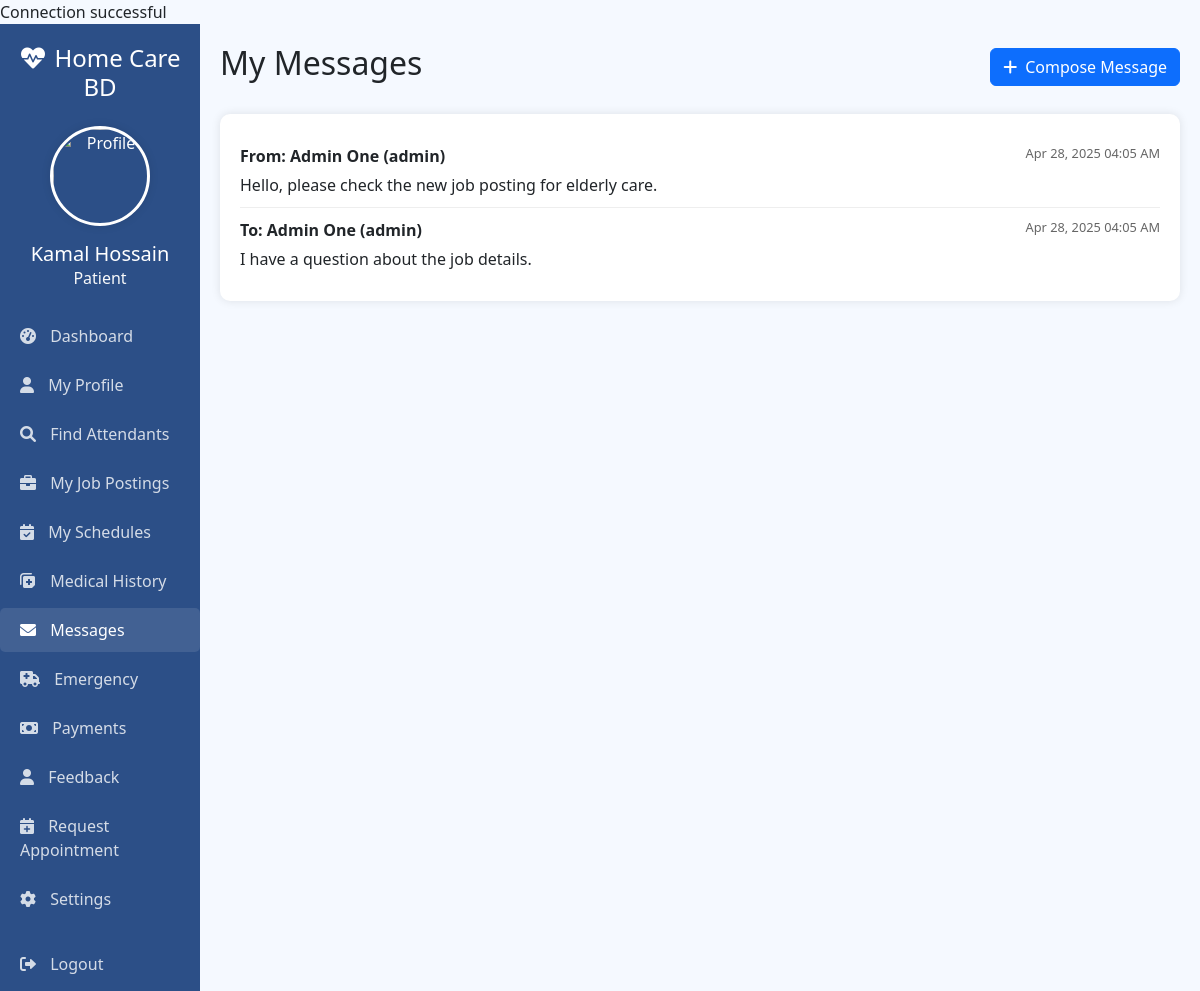
Page /patient/messages.php (signed in) on the committed database.
### tables this page shows
CREATE TABLE `messages` (
  `Message_ID` int(11) NOT NULL,
  `Sender_ID` int(11) DEFAULT NULL,
  `Receiver_ID` int(11) DEFAULT NULL,
  `Message` text NOT NULL,
  `Status` enum('read','unread') DEFAULT 'unread',
  `Created_at` datetime DEFAULT current_timestamp()
);

CREATE TABLE `users` (
  `User_ID` int(11) NOT NULL,
  `Name` varchar(100) DEFAULT NULL,
  `Username` varchar(50) DEFAULT NULL,
  `Birth_date` date DEFAULT NULL,
  `Email` varchar(100) DEFAULT NULL,
  `Password` varchar(255) NOT NULL,
  `Phone` varchar(20) DEFAULT NULL,
  `Verification_status` enum('pending','verified','rejected') DEFAULT 'pending',
  `Role` enum('attendant','patient','admin') DEFAULT NULL
);

### patient/messages.php (the view, shortened to what this page needs)
<?php
$user_id = $_SESSION['user_id'];
$name = $_SESSION['name'] ?? 'Patient';
require_once '../dbconnect.php';
$messages = null;
$stmt = $conn->prepare("SELECT m.*,
                       sender_u.Name as SenderName, sender_u.Role as SenderRole,
                       receiver_u.Name as ReceiverName, receiver_u.Role as ReceiverRole
                       FROM messages m
                       JOIN users sender_u ON m.Sender_ID = sender_u.User_ID
                       JOIN users receiver_u ON m.Receiver_ID = receiver_u.User_ID
                       WHERE m.Sender_ID = ? OR m.Receiver_ID = ?
                       ORDER BY m.Created_at DESC");
if ($stmt) {
    $stmt->bind_param("ii", $user_id, $user_id);
    $stmt->execute();
    $messages = $stmt->get_result();
} else {
    $error_message = "Database error: Could not prepare statement to fetch messages. " . $conn->error;
}
?>
<!DOCTYPE html>
<html lang="en">
<head>
    <link href="https://cdn.jsdelivr.net/npm/bootstrap@5.3.0-alpha1/dist/css/bootstrap.min.css" rel="stylesheet">
    <link rel="stylesheet" href="https://cdnjs.cloudflare.com/ajax/libs/font-awesome/6.0.0-beta3/css/all.min.css">
</head>
<body>
    <div class="container-fluid">
        <div class="row">
            <div class="col-md-3 col-lg-2 px-0 sidebar">
                <div class="text-center mb-4">
                    <h4 class="mb-0"><i class="fas fa-heartbeat me-2"></i>Home Care BD</h4>
                </div>
                 <div class="text-center mb-4">
                    <img src="../images/avatar-placeholder.jpg" class="profile-image mb-3" alt="Profile">
                    <h5 class="mb-0"><?php echo htmlspecialchars($name); ?></h5>
                    <p class="text-light mb-0">Patient</p>
                </div>
                <ul class="nav flex-column">
                    <li class="nav-item">
                        <a class="nav-link" href="dashboard.php">
                            <i class="fas fa-tachometer-alt"></i> Dashboard
                        </a>
                    </li>
                     <li class="nav-item">
                        <a class="nav-link" href="profile.php"> <i class="fas fa-user"></i> My Profile
                        </a>
                    </li>
                    <li class="nav-item">
                        <a class="nav-link" href="job_posting.php"> <i class="fas fa-search"></i> Find Attendants
                        </a>
                    </li>
                    <li class="nav-item">
                        <a class="nav-link" href="view_my_jobs.php"> <i class="fas fa-briefcase"></i> My Job Postings
                        </a>
                    </li>
                    <li class="nav-item">
                        <a class="nav-link" href="schedules.php"> <i class="fas fa-calendar-check"></i> My Schedules
                        </a>
                    </li>
                     <li class="nav-item">
                        <a class="nav-link" href="medical_history.php"> <i class="fas fa-notes-medical"></i> Medical History
                        </a>
                    </li>
                    <li class="nav-item">
                        <a class="nav-link active" href="messages.php"> <i class="fas fa-envelope"></i> Messages
                        </a>
                    </li>
                    <li class="nav-item">
                        <a class="nav-link" href="emergency.php"> <i class="fas fa-ambulance"></i> Emergency
                        </a>
                    </li>
                    <li class="nav-item">
                        <a class="nav-link" href="payment_history.php"> <i class="fas fa-money-bill"></i> Payments
                        </a>
                    </li>
                    <li class="nav-item">
                        <a class="nav-link" href="submit_feedback.php"> <i class="fas fa-user"></i> Feedback
                        </a>
                    </li>
                     <li class="nav-item">
                        <a class="nav-link" href="request_appointment.php"> <i class="fas fa-calendar-plus"></i> Request Appointment
                        </a>
                    </li>
                    <li class="nav-item">
                        <a class="nav-link" href="settings.php"> <i class="fas fa-cog"></i> Settings
                        </a>
                    </li>
                    <li class="nav-item mt-3">
                         <a class="nav-link" href="../logout.php">
                            <i class="fas fa-sign-out-alt"></i> Logout
                        </a>
                    </li>
                </ul>
            </div>
            <div class="col-md-9 col-lg-10 main-content">
                <div class="d-flex justify-content-between align-items-center mb-4">
                    <h2>My Messages</h2>
                    <a href="compose_message.php" class="btn btn-primary"><i class="fas fa-plus me-2"></i>Compose Message</a>
                </div>
                <div class="dashboard-card">
                    <?php if ($messages && $messages->num_rows > 0): ?>
                        <div class="message-list">
                            <?php while ($message = $messages->fetch_assoc()): ?>
                                <div class="message-item <?php echo ($message['Status'] == 'unread' && $message['Receiver_ID'] == $user_id) ? 'message-unread' : ''; ?>">
                                    <div class="d-flex justify-content-between">
                                        <span class="sender-name">
                                            <?php if ($message['Sender_ID'] == $user_id): ?>
                                                To: <?php echo htmlspecialchars($message['ReceiverName']); ?> (<?php echo htmlspecialchars($message['ReceiverRole']); ?>)
                                            <?php else: ?>
                                                From: <?php echo htmlspecialchars($message['SenderName']); ?> (<?php echo htmlspecialchars($message['SenderRole']); ?>)
                                            <?php endif; ?>
                                        </span>
                                        <span class="message-date"><?php echo htmlspecialchars(date('M d, Y h:i A', strtotime($message['Created_at']))); ?></span>
                                    </div>
                                    <div class="message-content">
                                        <?php echo nl2br(htmlspecialchars($message['Message'])); ?>
                                    </div>
                                    </div>
                            <?php endwhile; ?>
                        </div>
                    <?php elseif ($messages): ?>
                        <div class="alert alert-info">You have no messages yet.</div>
                    <?php endif; ?>
                </div>
            </div>
        </div>
    </div>
</body>
</html>

### patient/messages.php (style rules this page uses)
:root { --primary-color: #2c4f87; --secondary-color: #4caf50; --light-bg: #f5f9ff; }
body { font-family: 'Segoe UI', Tahoma, Geneva, Verdana, sans-serif; background-color: var(--light-bg); }
.sidebar { background-color: var(--primary-color); color: white; min-height: 100vh; padding-top: 20px; }
.sidebar .nav-link { color: rgba(255, 255, 255, 0.8); padding: 10px 20px; margin-bottom: 5px; border-radius: 5px; }
.sidebar .nav-link:hover, .sidebar .nav-link.active { background-color: rgba(255, 255, 255, 0.1); color: white; }
.sidebar .nav-link i { margin-right: 10px; }
.main-content { padding: 20px; }
.dashboard-card { background-color: white; border-radius: 10px; box-shadow: 0 0 10px rgba(0, 0, 0, 0.1); padding: 20px; margin-bottom: 20px; }
.profile-image { width: 100px; height: 100px; border-radius: 50%; object-fit: cover; border: 3px solid white; box-shadow: 0 0 10px rgba(0, 0, 0, 0.1); }
.message-item { border-bottom: 1px solid #eee; padding: 10px 0; }
.message-item:last-child { border-bottom: none; }
.message-item .sender-name { font-weight: bold; }
.message-item .message-date { font-size: 0.8rem; color: #666; }
.message-item .message-content { margin-top: 5px; }

### rows in the picture
messages: Sender_ID.Name "Admin One", Sender_ID.Role "admin", Created_at "Apr 28, 2025 04:05 AM", Message "Hello, please check the new job posting for elderly care."
messages: Receiver_ID.Name "Admin One", Receiver_ID.Role "admin", Created_at "Apr 28, 2025 04:05 AM", Message "I have a question about the job details."

### other values in the picture
$name "Kamal Hossain"
